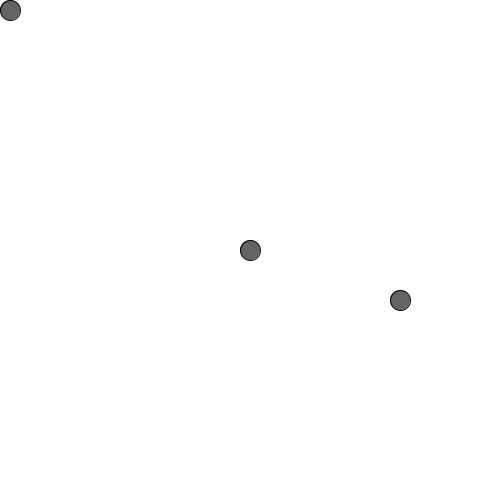
Frame 1 (no input)
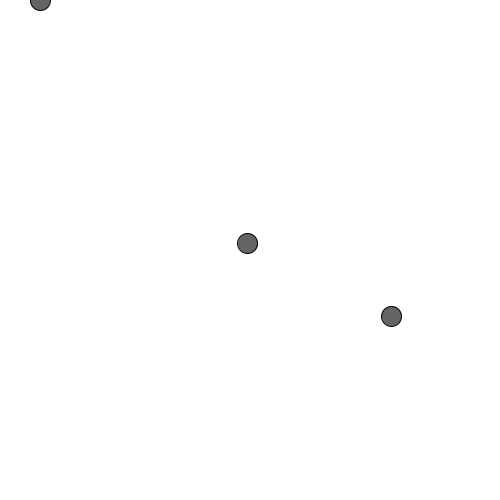
Frame 60 (the mouse pressed at the canvas centre just before this capture)
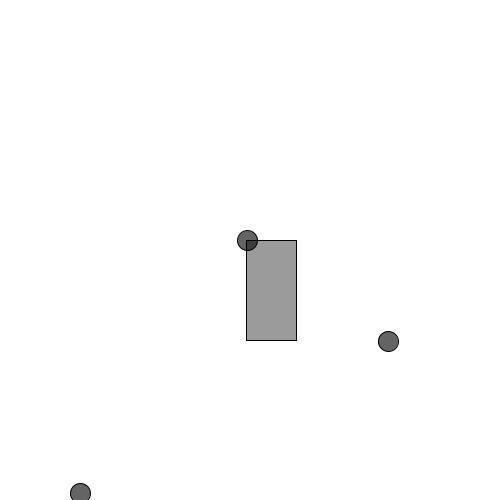
Frame 120 (the mouse held since frame 60 and released just before this capture)

The Processing sketch that drew these frames (run headless with seeded random() and noise(); from frame 60 on, the mouse is pressed at the canvas centre):

// Processing sketch: processing_56351
// ── processing_56351.pde

Wiggler peter, paul, mary; // Declare all your wigglers.
 
void setup()
{
   size(500,500);
   smooth();
   peter = new Wiggler(width/2,height/2, 1); //Initializing each Wiggler.
   paul = new Wiggler(10,10, 6);       // The constructor is expecting 3 params. X pos, Y pos and Speed...
   mary = new Wiggler(400,300,  4.5);
}
 
void draw()
{
  background(255);
   //Call methods on the wiggler.
   peter.display();
   peter.update();
   peter.wrap();
   peter.isMouseOverMe();
    
   paul.display();
   paul.update();
   paul.wrap();
   paul.isMouseOverMe();
    
   mary.display();
   mary.update();
   mary.wrap();
   mary.isMouseOverMe();
    
   //Access an individual Wiggler's fields, like it's position!
   println(paul.xpos);
}

class Wiggler
{
  //Data -- All the data that describes a wiggler
  // "fields"
  float xpos, ypos;
  float speed;
 
  //Constructor is like a "setup" for this class
  //This constructor takes in 3 parameters and uses them to initialize this Wiggler's fields.
  Wiggler( float tx, float ty, float ts   )
  {
    xpos= tx;
    ypos = ty;
    speed = ts;
  }
 
  //Functionality -- All the things a Wiggler knows how to do.
  // "methods"
  void update()
  {
    float rx = random(-speed, speed);
    float ry = random(-speed, speed);
 
    xpos = xpos + rx;
    ypos = ypos + ry;
  }
  //Anything having to do with how the Wiggler "looks"
  void display()
  {
    stroke(0);
    fill(100);
    ellipse(xpos, ypos, 20, 20);
  }
  //Screen Wrapping
  void wrap()
  {
    if (xpos >= width)
      xpos=0;
    else if (xpos <= 0)
      xpos=width;
    else if (ypos >= height)
      ypos =0;
    else if (ypos <= 0)
      ypos = height;
  }
  //Added in class -- Check to see if the mouse is over THIS wiggler.
  void isMouseOverMe()
  {
     if(  dist(xpos,ypos,  mouseX,mouseY) < 10  ) //if the dist btw the mouse and MY position is < MY radius.
     {
        fill(0, 100);
        rect(xpos,ypos, 50,100); //Text box, or something.
     }
  }
}
